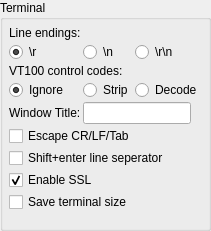
             <widget class="QGroupBox" name="groupBox_2">
              <property name="sizePolicy">
               <sizepolicy hsizetype="Minimum" vsizetype="Expanding">
                <horstretch>0</horstretch>
                <verstretch>0</verstretch>
               </sizepolicy>
              </property>
              <property name="minimumSize">
               <size>
                <width>170</width>
                <height>160</height>
               </size>
              </property>
              <property name="maximumSize">
               <size>
                <width>250</width>
                <height>16777215</height>
               </size>
              </property>
              <property name="title">
               <string>Terminal</string>
              </property>
              <property name="alignment">
               <set>Qt::AlignLeading|Qt::AlignLeft|Qt::AlignTop</set>
              </property>
              <layout class="QVBoxLayout" name="verticalLayout_2">
               <property name="spacing">
                <number>2</number>
               </property>
               <property name="leftMargin">
                <number>6</number>
               </property>
               <property name="topMargin">
                <number>6</number>
               </property>
               <property name="rightMargin">
                <number>6</number>
               </property>
               <property name="bottomMargin">
                <number>6</number>
               </property>
               <item>
                <layout class="QGridLayout" name="gridLayout_3">
                 <property name="bottomMargin">
                  <number>0</number>
                 </property>
                 <property name="spacing">
                  <number>2</number>
                 </property>
                 <item row="0" column="0" colspan="3">
                  <widget class="QLabel" name="label_46">
                   <property name="text">
                    <string>Line endings:</string>
                   </property>
                  </widget>
                 </item>
                 <item row="3" column="1">
                  <widget class="QRadioButton" name="radio_vt100_strip">
                   <property name="text">
                    <string>Strip</string>
                   </property>
                   <attribute name="buttonGroup">
                    <string notr="true">buttonGroup_2</string>
                   </attribute>
                  </widget>
                 </item>
                 <item row="3" column="0">
                  <widget class="QRadioButton" name="radio_vt100_ignore">
                   <property name="text">
                    <string>Ignore</string>
                   </property>
                   <property name="checked">
                    <bool>true</bool>
                   </property>
                   <attribute name="buttonGroup">
                    <string notr="true">buttonGroup_2</string>
                   </attribute>
                  </widget>
                 </item>
                 <item row="1" column="2">
                  <widget class="QRadioButton" name="radio_LCRLF">
                   <property name="text">
                    <string>\r\n</string>
                   </property>
                   <attribute name="buttonGroup">
                    <string notr="true">buttonGroup</string>
                   </attribute>
                  </widget>
                 </item>
                 <item row="3" column="2">
                  <widget class="QRadioButton" name="radio_vt100_decode">
                   <property name="text">
                    <string>Decode</string>
                   </property>
                   <attribute name="buttonGroup">
                    <string notr="true">buttonGroup_2</string>
                   </attribute>
                  </widget>
                 </item>
                 <item row="1" column="0">
                  <widget class="QRadioButton" name="radio_LCR">
                   <property name="text">
                    <string>\r</string>
                   </property>
                   <property name="checked">
                    <bool>true</bool>
                   </property>
                   <attribute name="buttonGroup">
                    <string notr="true">buttonGroup</string>
                   </attribute>
                  </widget>
                 </item>
                 <item row="2" column="0" colspan="3">
                  <widget class="QLabel" name="label_48">
                   <property name="text">
                    <string>VT100 control codes:</string>
                   </property>
                  </widget>
                 </item>
                 <item row="1" column="1">
                  <widget class="QRadioButton" name="radio_LLF">
                   <property name="text">
                    <string>\n</string>
                   </property>
                   <property name="checked">
                    <bool>false</bool>
                   </property>
                   <attribute name="buttonGroup">
                    <string notr="true">buttonGroup</string>
                   </attribute>
                  </widget>
                 </item>
                 <item row="4" column="0">
                  <widget class="QLabel" name="label_45">
                   <property name="text">
                    <string>Window Title:</string>
                   </property>
                  </widget>
                 </item>
                 <item row="4" column="1" colspan="2">
                  <widget class="QLineEdit" name="edit_Title">
                   <property name="sizePolicy">
                    <sizepolicy hsizetype="Maximum" vsizetype="Fixed">
                     <horstretch>0</horstretch>
                     <verstretch>0</verstretch>
                    </sizepolicy>
                   </property>
                   <property name="minimumSize">
                    <size>
                     <width>20</width>
                     <height>0</height>
                    </size>
                   </property>
                   <property name="maximumSize">
                    <size>
                     <width>16777215</width>
                     <height>16777215</height>
                    </size>
                   </property>
                   <property name="inputMethodHints">
                    <set>Qt::ImhDigitsOnly</set>
                   </property>
                   <property name="text">
                    <string/>
                   </property>
                   <property name="maxLength">
                    <number>32</number>
                   </property>
                  </widget>
                 </item>
                </layout>
               </item>
               <item>
                <widget class="QCheckBox" name="check_ShowCLRF">
                 <property name="toolTip">
                  <string>Enable this to escape various characters (CR will show as \r, LF will show as \n and Tab will show as \t).</string>
                 </property>
                 <property name="text">
                  <string>Escape CR/LF/Tab</string>
                 </property>
                </widget>
               </item>
               <item>
                <widget class="QCheckBox" name="check_LineSeparator">
                 <property name="toolTip">
                  <string>When enabled, pressing shit+enter in the terminal will create a line separator allowing for multiple lines to be sent when enter is pressed. If disabled then shift+enter will behave the same as pressing enter and send the line.</string>
                 </property>
                 <property name="text">
                  <string>Shift+enter line seperator</string>
                 </property>
                </widget>
               </item>
               <item>
                <widget class="QCheckBox" name="check_EnableSSL">
                 <property name="toolTip">
                  <string>Enable this to use HTTPS (SSL) when communicating with AuTerm server (when updating or compiling applications), otherwise uses plaintext HTTP.</string>
                 </property>
                 <property name="text">
                  <string>Enable SSL</string>
                 </property>
                 <property name="checked">
                  <bool>true</bool>
                 </property>
                </widget>
               </item>
               <item>
                <widget class="QCheckBox" name="check_EnableTerminalSizeSaving">
                 <property name="enabled">
                  <bool>true</bool>
                 </property>
                 <property name="toolTip">
                  <string>&lt;html&gt;&lt;head/&gt;&lt;body&gt;&lt;p&gt;Enable this to save and restore terminal window size on opening/closing.&lt;/p&gt;&lt;/body&gt;&lt;/html&gt;</string>
                 </property>
                 <property name="text">
                  <string>Save terminal size</string>
                 </property>
                 <property name="checked">
                  <bool>false</bool>
                 </property>
                </widget>
               </item>
               <item>
                <spacer name="verticalSpacer_4">
                 <property name="orientation">
                  <enum>Qt::Vertical</enum>
                 </property>
                 <property name="sizeHint" stdset="0">
                  <size>
                   <width>20</width>
                   <height>10</height>
                  </size>
                 </property>
                </spacer>
               </item>
              </layout>
             </widget>
